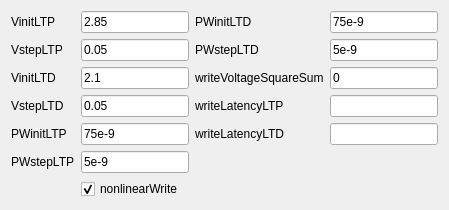
            <widget class="QWidget" name="tab_2">
             <attribute name="title">
              <string>Real &amp;&amp; Measured</string>
             </attribute>
             <layout class="QHBoxLayout" name="horizontalLayout_7">
              <item>
               <layout class="QFormLayout" name="formLayout_7">
                <item row="0" column="0">
                 <widget class="QLabel" name="label_59">
                  <property name="text">
                   <string>VinitLTP</string>
                  </property>
                 </widget>
                </item>
                <item row="0" column="1">
                 <widget class="QLineEdit" name="IHDevVinitLTP">
                  <property name="text">
                   <string>2.85</string>
                  </property>
                 </widget>
                </item>
                <item row="1" column="0">
                 <widget class="QLabel" name="label_60">
                  <property name="text">
                   <string>VstepLTP</string>
                  </property>
                 </widget>
                </item>
                <item row="1" column="1">
                 <widget class="QLineEdit" name="IHDevVstepLTP">
                  <property name="text">
                   <string>0.05</string>
                  </property>
                 </widget>
                </item>
                <item row="2" column="0">
                 <widget class="QLabel" name="label_61">
                  <property name="text">
                   <string>VinitLTD</string>
                  </property>
                 </widget>
                </item>
                <item row="2" column="1">
                 <widget class="QLineEdit" name="IHDevVinitLTD">
                  <property name="text">
                   <string>2.1</string>
                  </property>
                 </widget>
                </item>
                <item row="3" column="0">
                 <widget class="QLabel" name="label_62">
                  <property name="text">
                   <string>VstepLTD</string>
                  </property>
                 </widget>
                </item>
                <item row="3" column="1">
                 <widget class="QLineEdit" name="IHDevVstepLTD">
                  <property name="text">
                   <string>0.05</string>
                  </property>
                 </widget>
                </item>
                <item row="4" column="0">
                 <widget class="QLabel" name="label_63">
                  <property name="text">
                   <string>PWinitLTP</string>
                  </property>
                 </widget>
                </item>
                <item row="4" column="1">
                 <widget class="QLineEdit" name="IHDevPWinitLTP">
                  <property name="text">
                   <string>75e-9</string>
                  </property>
                 </widget>
                </item>
                <item row="5" column="0">
                 <widget class="QLabel" name="label_64">
                  <property name="text">
                   <string>PWstepLTP</string>
                  </property>
                 </widget>
                </item>
                <item row="5" column="1">
                 <widget class="QLineEdit" name="IHDevPWstepLTP">
                  <property name="text">
                   <string>5e-9</string>
                  </property>
                 </widget>
                </item>
                <item row="6" column="1">
                 <widget class="QCheckBox" name="IHDevNonlinearWrite">
                  <property name="text">
                   <string>nonlinearWrite</string>
                  </property>
                  <property name="checked">
                   <bool>true</bool>
                  </property>
                 </widget>
                </item>
               </layout>
              </item>
              <item>
               <layout class="QFormLayout" name="formLayout_15">
                <item row="0" column="0">
                 <widget class="QLabel" name="label_58">
                  <property name="text">
                   <string>PWinitLTD</string>
                  </property>
                 </widget>
                </item>
                <item row="0" column="1">
                 <widget class="QLineEdit" name="IHDevPWinitLTD">
                  <property name="text">
                   <string>75e-9</string>
                  </property>
                 </widget>
                </item>
                <item row="1" column="0">
                 <widget class="QLabel" name="label_65">
                  <property name="text">
                   <string>PWstepLTD</string>
                  </property>
                 </widget>
                </item>
                <item row="1" column="1">
                 <widget class="QLineEdit" name="IHDevPWstepLTD">
                  <property name="text">
                   <string>5e-9</string>
                  </property>
                 </widget>
                </item>
                <item row="2" column="0">
                 <widget class="QLabel" name="label_66">
                  <property name="text">
                   <string>writeVoltageSquareSum</string>
                  </property>
                 </widget>
                </item>
                <item row="2" column="1">
                 <widget class="QLineEdit" name="IHDevWriteVoltageSquareSum">
                  <property name="text">
                   <string>0</string>
                  </property>
                 </widget>
                </item>
                <item row="3" column="0">
                 <widget class="QLabel" name="label_67">
                  <property name="text">
                   <string>writeLatencyLTP</string>
                  </property>
                 </widget>
                </item>
                <item row="3" column="1">
                 <widget class="QLineEdit" name="lineEdit_67"/>
                </item>
                <item row="4" column="0">
                 <widget class="QLabel" name="label_68">
                  <property name="text">
                   <string>writeLatencyLTD</string>
                  </property>
                 </widget>
                </item>
                <item row="4" column="1">
                 <widget class="QLineEdit" name="lineEdit_68"/>
                </item>
               </layout>
              </item>
             </layout>
            </widget>
